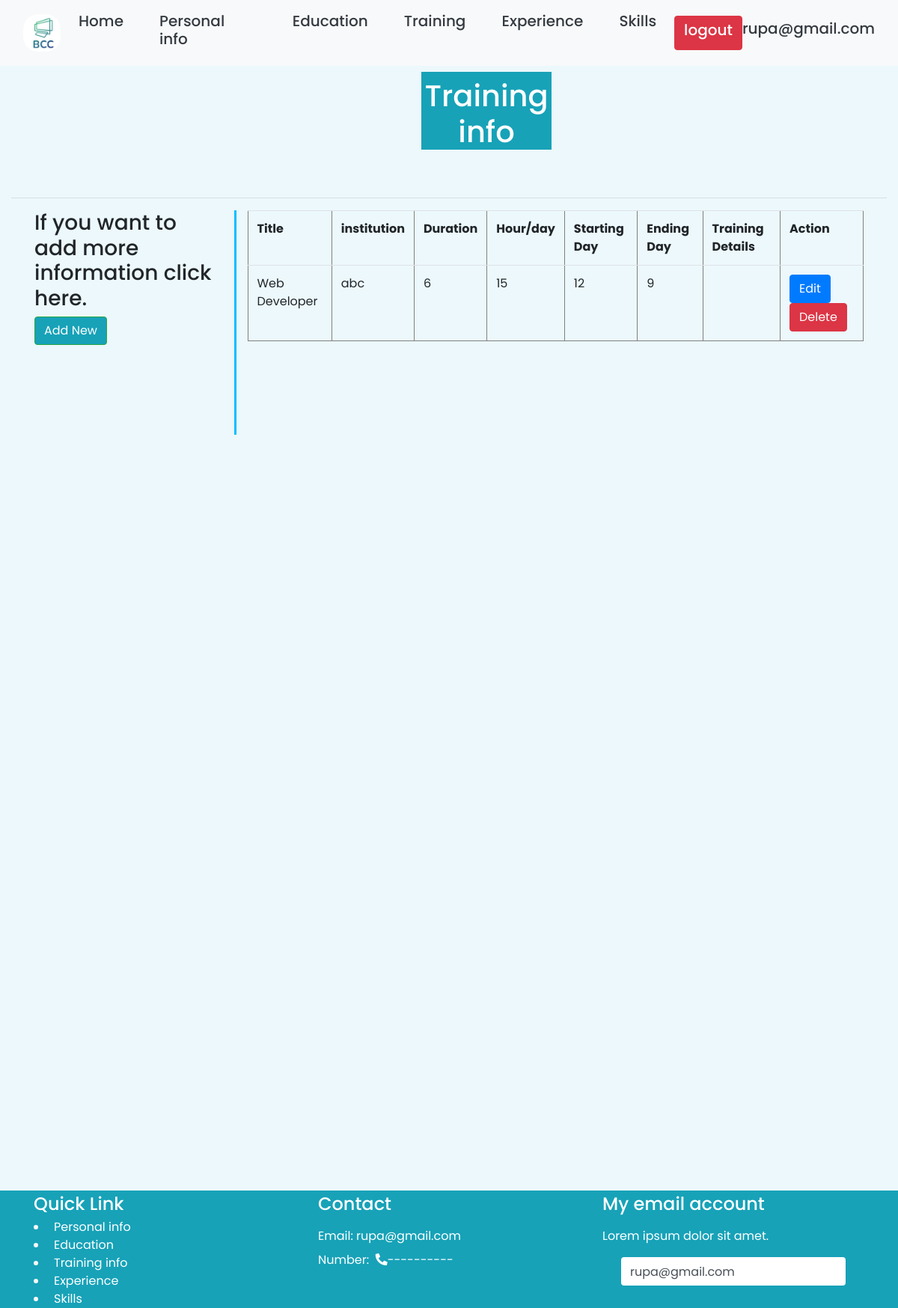
Screenshot of /training_info.php (signed in) with the database file from the repository.
### tables this page shows
CREATE TABLE `training_info` (
  `trid` int(11) NOT NULL,
  `pid` int(10) NOT NULL,
  `title` varchar(80) NOT NULL,
  `institution` varchar(30) NOT NULL,
  `duration` int(10) NOT NULL,
  `hour_day` int(20) NOT NULL,
  `starting_day` int(30) NOT NULL,
  `ending_day` int(50) NOT NULL,
  `training_detalis` varchar(150) NOT NULL
);

### training_info.php (the view, shortened to what this page needs)
<?php
	include("header.php");
?><div class="container-fluid mt-5">
	<div class="row">
		<div class="col-lg-5 col-md-5"></div>
			<div class="col-lg-3 col-md-3">
				<h1 class=" m-5 pt-2 g-4 text-center bg-info text-white">Training info </h1>
			</div>
				<div class="col-lg-4 col-md-4">
		</div>
	</div><hr>
</div>
<?php
	if(isset($_POST['add_new'])){
?>
			<form action="" method="post" class="trainNew">
				<table>
					<tr><td>Title</td><td>:</td><td><input type="text" name="title"class="mb-2" placeholder="write title"></td></tr>
					<tr><td>Institution</td><td>:</td><td><input type="text"class="mb-2" name="institution" placeholder="Institute name"></td></tr>
					<tr><td>Duration</td><td>:</td><td><input type="number"class="mb-2" name="duration" placeholder="duration"></td></tr>
					<tr><td>Hour/day</td><td>:</td><td><input type="text"class="mb-2" name="hour"></td></tr>
					<tr><td>Starting day</td><td>:</td><td><input type="text"class="mb-2" name="starting" placeholder="Starting day"></td></tr>
					<tr><td>Ending day</td><td>:</td><td><input type="text"class="mb-2" name="ending" placeholder="ending day"></td></tr>
					<tr><td>Training details</td><td>:</td><td><input type="text"class="mb-2" name="details" placeholder="Training details">&nbsp;<input type="submit" class="btn btn-info" name="add_training" class="m-2" value="Add Training details"></td></tr>
					<tr><td></td></tr>
				</table>
			</form>
<?php
	}
	elseif(isset($_POST['delete'])){
		$sql = "DELETE FROM training_info WHERE trid=".$_POST['trid'];
		if(mysqli_query($con, $sql)){
			header("location:training_info.php");
		}
	}
	else{
?>
<div class="container-fluid ">
	<div class="row m-3">
		<div class="col-lg-3 " id="vertical-line">
			<h3>If you want to add more information click here.</h3>
			<form action="" method="post">
				<input class=" btn btn-info btn-outline-success text-white" type="submit" name="add_new" value="Add New">
			</form>
		</div>
		<div class="col-lg-9 col-md-9">
	<table class="table table-border " border="1">
		<tr>
			<th>Title</th>
			<th>institution</th>
			<th>Duration</th>
			<th>Hour/day</th>
			<th>Starting Day</th>
			<th> Ending Day </th>
			<th>Training Details</th>
			<th>Action</th>
		</tr>
		<?php
			$sql = "SELECT * FROM training_info WHERE pid=".$_SESSION['pid'];
			$res= mysqli_query($con, $sql);
			if(mysqli_num_rows($res)>0){
				while($row=mysqli_fetch_assoc($res)){
				echo"<tr><td>".$row['title']."</td><td>".$row['institution']."</td><td>".$row['duration']."</td><td>".$row['hour_day']."</td><td>".$row['starting_day']."</td><td>".$row['ending_day']."</td><td>".$row['training_detalis']."</td><td>";
				?>
				<form action="" method="post">
					<input type="submit" class="btn btn-primary" name="edit" value="Edit">
					<input type="submit" class="btn btn-danger" onclick="return confirm('Are you sure to delete??') " name="delete" value="Delete">
				</form>
				<?php
				echo "</td></tr>";
				}
			}
		?>
	</table>
<?php
	 }
?>
</div>
	</div>
</div>
<?php
	include("footer.php");
?>

### css/styles.css (style rules this page uses)
@media (max-height:1900px) { body { height: 1700px; } }
@media (max-height:1900px) { div#vertical-line { border-right:3px solid #00BFFF; height: 300px; } }

### css/style.css (style rules this page uses)
* { margin:0; padding:0; font-family:'Poppins',sans-serif; box-sizing:border-box; }
input { display:none; }

### header.php (style rules this page uses)
body { background:#ecf8fc; }

### rows the page displays
training_info: title "Web Developer", institution "abc", duration "6", hour_day "15", starting_day "12", ending_day "9"

### other values shown
$_SESSION['email'] "rupa@gmail.com"
